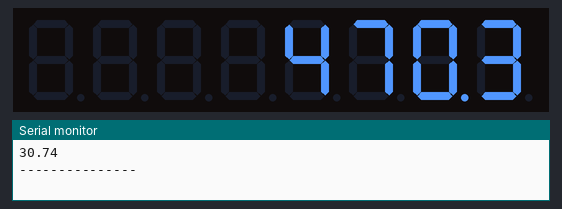
Recording of a sketch running on a simulated Arduino Uno, built with avr-gcc and run on an emulated ATmega328P. Shown: 8-digit seven-segment display, the last lines printed to the serial monitor.

Above: at 0.1 s.
At 4.1 s:
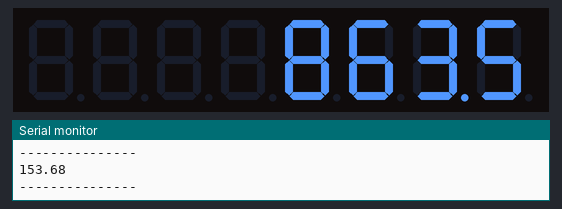
At 9.1 s:
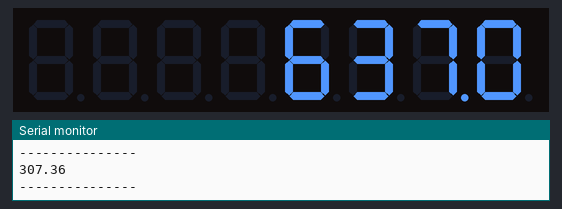
At 19.1 s:
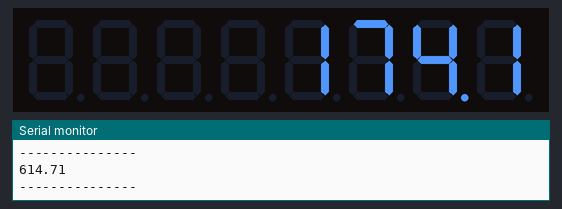
At 28.1 s:
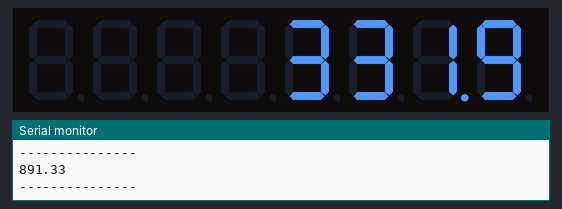
At 38.2 s:
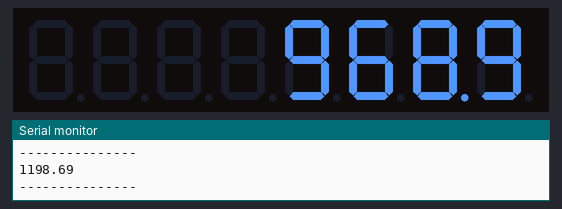

Measured:
- what the display in image 1 shows lasts 1.0 s, from 4.0 s to 5.0 s

The sketch:

7SEG.ino
```cpp
// ขา D7 D8   โหลดเซล
// ขา D16 D2  จอ LCD
// ขา A0   สวิต

#include "LedControl.h"
/*
 pin 12 is connected to the DataIn
 pin 11 is connected to the CLK
 pin 10 is connected to LOAD
 MAX7219
 */
LedControl lc=LedControl(12,11,10,1); // MAX7219
unsigned long delaytime=1000;
float data = 0;
String Sdata1,Sdata2,Sdata3,Sdata4,Sdata0;
int idata1=0,idata2=0,idata3=0,idata4=0 ;

void setup() {
  /*
   The MAX72XX is in power-saving mode on startup,
   we have to do a wakeup call
   */
  lc.shutdown(0,false);
  /* Set the brightness to a medium values */
  lc.setIntensity(0,8);
  /* and clear the display */
  lc.clearDisplay(0);

 Serial.begin(9600);
}


void loop() {
  Tranferdata();
  writeArduinoOn7Segment();

}


void writeArduinoOn7Segment() {
  lc.setDigit(0,0,idata1,false);
    lc.setDigit(0,1,idata2,true);
    lc.setDigit(0,2,idata3,false);
    lc.setDigit(0,3,idata4,false);
    delay(delaytime);
     lc.clearDisplay(0);

}

void Tranferdata() {
  data += 30.7356;
//if (data>=100){data=0;}

Sdata0 = String(data);

for (int i = 0; i < Sdata0.length(); i++) {
    if (Sdata0.substring(i, i + 1) == ".") {
      Sdata1 = Sdata0.substring(i-2,i-1);
      Sdata2 = Sdata0.substring(i-1,i);
      Sdata3 = Sdata0.substring(i+1, i+2);
      Sdata4 = Sdata0.substring(i+2, i+3);

      break;
    }
}

if (Sdata1==Sdata0){(Sdata1="0");}
idata1 = Sdata1.toInt();
idata2 = Sdata2.toInt();
idata3 = Sdata3.toInt();
idata4 = Sdata4.toInt();
Serial.println(Sdata0);
Serial.println("---------------");

}
```
